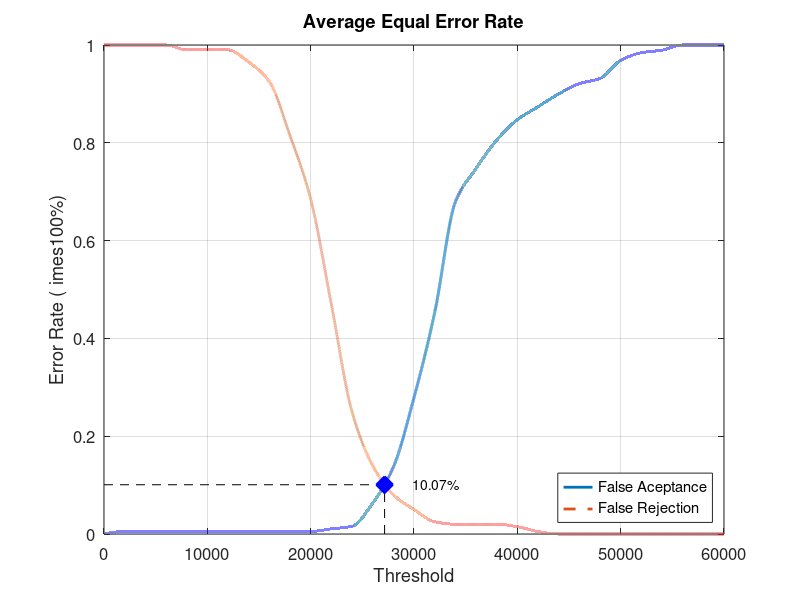
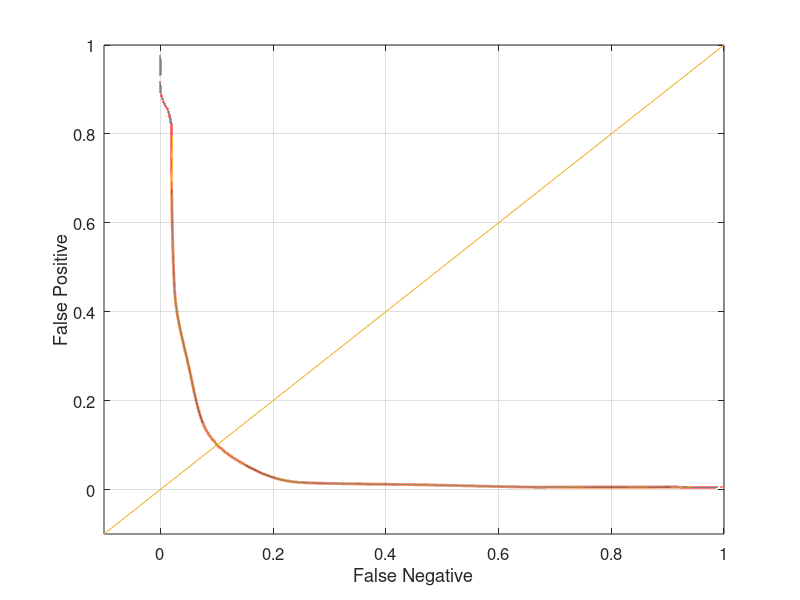

Reproduce these figures in MATLAB, in order.
close all;
clear;
clc;
x = 0:2000:60000;
xq = 0:0.5:60000;

y0 = [0 0.00526316 0.00526316 0.00526316 0.00526316 0.00526316 0.00526316 0.00526316 0.00526316 0.00526316 0.00526316 0.0105263 0.0157895 0.0631579 0.136842 0.278947 0.452632 0.678947 0.747368 0.805263 0.847368 0.873684 0.9 0.921053 0.931579 0.968421 0.984211 0.989474 1 1 1]
yy0 = interp1(x, y0, xq, 'pchip');
y1 = [1 1 1 1 0.99 0.99 0.99 0.965 0.925 0.815 0.685 0.47 0.25 0.14 0.08 0.05 0.025 0.02 0.02 0.02 0.015 0.005 0 0 0 0 0 0 0 0 0]
yy1 = interp1(x, y1, xq, 'pchip');

% Calculating EER: 
y2 = abs(y0 - y1);
find(y2 == min(y2))
yy2 = abs(yy0 - yy1);
xEER = find(yy2 == min(yy2));
xEERIndex = xq(xEER) % X-axis EER
yEER = yy0(xEER) % Y-axis EER

main = figure
plot(xq, yy0,'-','LineWidth', 2);	hold on
plot(xq, yy1,'--','LineWidth', 2);	hold on
plot([xEERIndex xEERIndex], [0 yEER], 'k--');	hold on
plot([0 xEERIndex], [yEER yEER], 'k--');	hold on
plot(xEERIndex, yEER, 'bx', 'LineWidth', 10);	hold on
text(xEERIndex + 10 * xEERIndex / 100, yEER, [num2str(round((10000 * yEER)) / 100) '%'])
legend('False Aceptance', 'False Rejection', 'Location', 'SouthEast')
xlabel('Threshold')
ylabel('Error Rate (	imes100%)')
title('Average Equal Error Rate')
set(gca, 'FontSize', 12)
axis([0 60000 0 1])
grid on

print(main, 'Database4_3Main', '-dpng');
FNRxFPR = figure('Color', [1 1 1]);
plot(yy1, yy0, '-', yy1, yy0, 'LineWidth', 2);
hold on
y = -0.1:0.1:1
plot(y, y); 
set(gca, 'FontSize', 12)
xlabel('False Negative')
ylabel('False Positive')
axis([-0.1 1 -0.1 1])
set(gca, 'FontSize', 12)
grid on

print(FNRxFPR, 'Database4_3FNRxFPR','-dpng');
